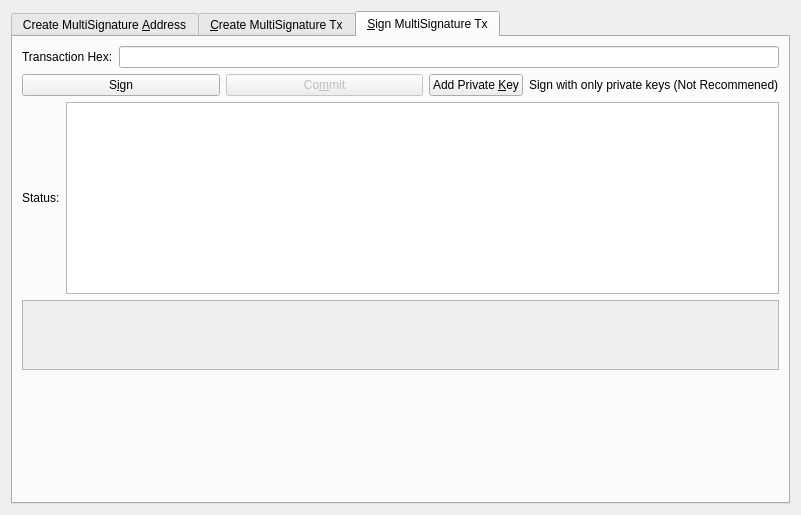
<?xml version="1.0" encoding="UTF-8"?>
<ui version="4.0">
 <class>MultisigDialog</class>
 <widget class="QDialog" name="MultisigDialog">
  <property name="geometry">
   <rect>
    <x>0</x>
    <y>0</y>
    <width>801</width>
    <height>515</height>
   </rect>
  </property>
  <property name="sizePolicy">
   <sizepolicy hsizetype="Fixed" vsizetype="Fixed">
    <horstretch>0</horstretch>
    <verstretch>0</verstretch>
   </sizepolicy>
  </property>
  <property name="windowTitle">
   <string>Multisignature Address Interactions</string>
  </property>
  <layout class="QVBoxLayout" name="verticalLayout_8">
   <item>
    <widget class="QTabWidget" name="multisigTabWidget">
     <property name="layoutDirection">
      <enum>Qt::LeftToRight</enum>
     </property>
     <property name="styleSheet">
      <string notr="true"/>
     </property>
     <property name="currentIndex">
      <number>2</number>
     </property>
     <widget class="QWidget" name="addMultisigTab">
      <property name="sizePolicy">
       <sizepolicy hsizetype="Minimum" vsizetype="Minimum">
        <horstretch>0</horstretch>
        <verstretch>0</verstretch>
       </sizepolicy>
      </property>
      <attribute name="title">
       <string>Create MultiSignature &amp;Address</string>
      </attribute>
      <layout class="QVBoxLayout" name="verticalLayout">
       <item>
        <layout class="QHBoxLayout" name="enterMLayout">
         <item>
          <widget class="QSpinBox" name="enterMSpinbox">
           <property name="sizePolicy">
            <sizepolicy hsizetype="Fixed" vsizetype="Fixed">
             <horstretch>0</horstretch>
             <verstretch>0</verstretch>
            </sizepolicy>
           </property>
           <property name="toolTip">
            <string>How many people must sign to verify a transaction</string>
           </property>
           <property name="minimum">
            <number>1</number>
           </property>
           <property name="maximum">
            <number>15</number>
           </property>
           <property name="value">
            <number>1</number>
           </property>
          </widget>
         </item>
         <item>
          <widget class="QLabel" name="enterMLabel">
           <property name="text">
            <string>Enter the minimum number of signatures required to sign transactions</string>
           </property>
          </widget>
         </item>
        </layout>
       </item>
       <item>
        <layout class="QHBoxLayout" name="addressLabelLayout">
         <item>
          <widget class="QLabel" name="addressLableLabel">
           <property name="text">
            <string>Address Label:</string>
           </property>
          </widget>
         </item>
         <item>
          <widget class="QLineEdit" name="multisigAddressLabel"/>
         </item>
        </layout>
       </item>
       <item>
        <layout class="QHBoxLayout" name="addAddressLayout">
         <item>
          <widget class="QPushButton" name="addAddressButton">
           <property name="toolTip">
            <string>Add another address that could sign to verify a transaction from the multisig address.</string>
           </property>
           <property name="text">
            <string>&amp;Add Address / Key</string>
           </property>
           <property name="autoDefault">
            <bool>false</bool>
           </property>
          </widget>
         </item>
         <item>
          <widget class="QLabel" name="addAddressLabel">
           <property name="sizePolicy">
            <sizepolicy hsizetype="Preferred" vsizetype="Fixed">
             <horstretch>0</horstretch>
             <verstretch>0</verstretch>
            </sizepolicy>
           </property>
           <property name="text">
            <string>Local addresses or public keys that can sign:</string>
           </property>
          </widget>
         </item>
         <item>
          <spacer name="addAddressSpacer_2">
           <property name="orientation">
            <enum>Qt::Horizontal</enum>
           </property>
           <property name="sizeHint" stdset="0">
            <size>
             <width>40</width>
             <height>10</height>
            </size>
           </property>
          </spacer>
         </item>
        </layout>
       </item>
       <item>
        <widget class="QScrollArea" name="addAddressScrollArea">
         <property name="sizePolicy">
          <sizepolicy hsizetype="Preferred" vsizetype="Expanding">
           <horstretch>0</horstretch>
           <verstretch>0</verstretch>
          </sizepolicy>
         </property>
         <property name="styleSheet">
          <string notr="true">border:0;</string>
         </property>
         <property name="widgetResizable">
          <bool>true</bool>
         </property>
         <widget class="QWidget" name="addAddressWidget">
          <property name="geometry">
           <rect>
            <x>0</x>
            <y>0</y>
            <width>761</width>
            <height>166</height>
           </rect>
          </property>
          <layout class="QVBoxLayout" name="verticalLayout_5">
           <item>
            <layout class="QVBoxLayout" name="addressList"/>
           </item>
           <item>
            <spacer name="verticalSpacer">
             <property name="orientation">
              <enum>Qt::Vertical</enum>
             </property>
             <property name="sizeHint" stdset="0">
              <size>
               <width>20</width>
               <height>40</height>
              </size>
             </property>
            </spacer>
           </item>
          </layout>
         </widget>
        </widget>
       </item>
       <item>
        <layout class="QHBoxLayout" name="addMultisigLayout">
         <item>
          <widget class="QPushButton" name="addMultisigButton">
           <property name="sizePolicy">
            <sizepolicy hsizetype="Preferred" vsizetype="Fixed">
             <horstretch>0</horstretch>
             <verstretch>0</verstretch>
            </sizepolicy>
           </property>
           <property name="toolTip">
            <string>Create a new multisig address</string>
           </property>
           <property name="toolTipDuration">
            <number>-3</number>
           </property>
           <property name="text">
            <string>C&amp;reate</string>
           </property>
           <property name="autoDefault">
            <bool>false</bool>
           </property>
          </widget>
         </item>
         <item>
          <widget class="QLabel" name="label">
           <property name="text">
            <string>Status:</string>
           </property>
          </widget>
         </item>
         <item>
          <widget class="QTextEdit" name="addMultisigStatus">
           <property name="sizePolicy">
            <sizepolicy hsizetype="Expanding" vsizetype="Fixed">
             <horstretch>0</horstretch>
             <verstretch>0</verstretch>
            </sizepolicy>
           </property>
           <property name="maximumSize">
            <size>
             <width>16777215</width>
             <height>75</height>
            </size>
           </property>
           <property name="readOnly">
            <bool>true</bool>
           </property>
           <property name="textInteractionFlags">
            <set>Qt::TextSelectableByKeyboard|Qt::TextSelectableByMouse</set>
           </property>
          </widget>
         </item>
        </layout>
       </item>
       <item>
        <widget class="QLabel" name="label_2">
         <property name="sizePolicy">
          <sizepolicy hsizetype="Preferred" vsizetype="Preferred">
           <horstretch>0</horstretch>
           <verstretch>0</verstretch>
          </sizepolicy>
         </property>
         <property name="text">
          <string>Use below to quickly import an address by its redeem. Don't forget to add a label before clicking import!
Keep in mind, the wallet will rescan the blockchain to find transactions containing the new address.
Please be patient after clicking import.</string>
         </property>
         <property name="scaledContents">
          <bool>false</bool>
         </property>
         <property name="wordWrap">
          <bool>true</bool>
         </property>
        </widget>
       </item>
       <item>
        <layout class="QHBoxLayout" name="importLayout">
         <item>
          <widget class="QPushButton" name="importAddressButton">
           <property name="sizePolicy">
            <sizepolicy hsizetype="Fixed" vsizetype="Fixed">
             <horstretch>0</horstretch>
             <verstretch>0</verstretch>
            </sizepolicy>
           </property>
           <property name="text">
            <string>&amp;Import Redeem</string>
           </property>
          </widget>
         </item>
         <item>
          <widget class="QLineEdit" name="importRedeem">
           <property name="sizePolicy">
            <sizepolicy hsizetype="Preferred" vsizetype="Fixed">
             <horstretch>0</horstretch>
             <verstretch>0</verstretch>
            </sizepolicy>
           </property>
          </widget>
         </item>
        </layout>
       </item>
      </layout>
     </widget>
     <widget class="QWidget" name="createTransactionTab">
      <attribute name="title">
       <string>&amp;Create MultiSignature Tx</string>
      </attribute>
      <layout class="QVBoxLayout" name="verticalLayout_3">
       <item>
        <layout class="QHBoxLayout" name="horizontalLayout_2">
         <item>
          <layout class="QVBoxLayout" name="createTxLayout">
           <item>
            <layout class="QHBoxLayout" name="addTxInputLayout">
             <item>
              <widget class="QLabel" name="addTxInputLabel">
               <property name="sizePolicy">
                <sizepolicy hsizetype="Fixed" vsizetype="Preferred">
                 <horstretch>0</horstretch>
                 <verstretch>0</verstretch>
                </sizepolicy>
               </property>
               <property name="text">
                <string>Inputs:</string>
               </property>
              </widget>
             </item>
             <item>
              <widget class="QPushButton" name="pushButtonCoinControl">
               <property name="sizePolicy">
                <sizepolicy hsizetype="Preferred" vsizetype="Fixed">
                 <horstretch>0</horstretch>
                 <verstretch>0</verstretch>
                </sizepolicy>
               </property>
               <property name="text">
                <string>Coin Control</string>
               </property>
              </widget>
             </item>
             <item>
              <layout class="QFormLayout" name="formLayout_2">
               <property name="rightMargin">
                <number>10</number>
               </property>
               <item row="0" column="0">
                <widget class="QLabel" name="labelQuantity">
                 <property name="text">
                  <string>Quantity Selected:</string>
                 </property>
                </widget>
               </item>
               <item row="0" column="1">
                <widget class="QLabel" name="labelQuantity_int">
                 <property name="text">
                  <string>0</string>
                 </property>
                </widget>
               </item>
               <item row="1" column="0">
                <widget class="QLabel" name="labelAmount">
                 <property name="text">
                  <string>Amount:</string>
                 </property>
                </widget>
               </item>
               <item row="1" column="1">
                <widget class="QLabel" name="labelAmount_int">
                 <property name="text">
                  <string>0</string>
                 </property>
                </widget>
               </item>
              </layout>
             </item>
             <item>
              <widget class="QPushButton" name="addInputButton">
               <property name="sizePolicy">
                <sizepolicy hsizetype="Preferred" vsizetype="Fixed">
                 <horstretch>0</horstretch>
                 <verstretch>0</verstretch>
                </sizepolicy>
               </property>
               <property name="toolTip">
                <string>Add an input to fund the outputs</string>
               </property>
               <property name="text">
                <string>Add a Raw Input</string>
               </property>
               <property name="icon">
                <iconset>
                 <normaloff>:/css/default</normaloff>:/css/default</iconset>
               </property>
              </widget>
             </item>
            </layout>
           </item>
           <item>
            <widget class="QScrollArea" name="txInputsScrollArea">
             <property name="sizePolicy">
              <sizepolicy hsizetype="Preferred" vsizetype="Expanding">
               <horstretch>0</horstretch>
               <verstretch>0</verstretch>
              </sizepolicy>
             </property>
             <property name="styleSheet">
              <string notr="true">border:0;</string>
             </property>
             <property name="lineWidth">
              <number>0</number>
             </property>
             <property name="widgetResizable">
              <bool>true</bool>
             </property>
             <widget class="QWidget" name="txInputsWidget">
              <property name="geometry">
               <rect>
                <x>0</x>
                <y>0</y>
                <width>749</width>
                <height>134</height>
               </rect>
              </property>
              <layout class="QVBoxLayout" name="verticalLayout_7">
               <item>
                <layout class="QVBoxLayout" name="inputsList"/>
               </item>
               <item>
                <spacer name="txInputsSpacer">
                 <property name="orientation">
                  <enum>Qt::Vertical</enum>
                 </property>
                 <property name="sizeHint" stdset="0">
                  <size>
                   <width>20</width>
                   <height>80</height>
                  </size>
                 </property>
                </spacer>
               </item>
              </layout>
             </widget>
            </widget>
           </item>
           <item>
            <layout class="QHBoxLayout" name="addDestinationLayout">
             <item>
              <widget class="QLabel" name="addDestinationLabel">
               <property name="text">
                <string>Address / Amount:</string>
               </property>
              </widget>
             </item>
             <item>
              <widget class="QPushButton" name="addDestinationButton">
               <property name="sizePolicy">
                <sizepolicy hsizetype="Fixed" vsizetype="Fixed">
                 <horstretch>0</horstretch>
                 <verstretch>0</verstretch>
                </sizepolicy>
               </property>
               <property name="toolTip">
                <string>Add destinations to send VPX to</string>
               </property>
               <property name="text">
                <string>Add &amp;Destination</string>
               </property>
              </widget>
             </item>
             <item>
              <spacer name="addDestinationHorizontalSpacer">
               <property name="orientation">
                <enum>Qt::Horizontal</enum>
               </property>
               <property name="sizeHint" stdset="0">
                <size>
                 <width>40</width>
                 <height>20</height>
                </size>
               </property>
              </spacer>
             </item>
            </layout>
           </item>
           <item>
            <widget class="QScrollArea" name="destionationsScrollArea">
             <property name="sizePolicy">
              <sizepolicy hsizetype="Expanding" vsizetype="Expanding">
               <horstretch>0</horstretch>
               <verstretch>0</verstretch>
              </sizepolicy>
             </property>
             <property name="styleSheet">
              <string notr="true">border:0;</string>
             </property>
             <property name="widgetResizable">
              <bool>true</bool>
             </property>
             <widget class="QWidget" name="destinationsScrollAreaContents">
              <property name="geometry">
               <rect>
                <x>0</x>
                <y>0</y>
                <width>749</width>
                <height>134</height>
               </rect>
              </property>
              <layout class="QVBoxLayout" name="verticalLayout_11">
               <item>
                <layout class="QVBoxLayout" name="destinationsList"/>
               </item>
               <item>
                <spacer name="destinationsSpacer">
                 <property name="orientation">
                  <enum>Qt::Vertical</enum>
                 </property>
                 <property name="sizeHint" stdset="0">
                  <size>
                   <width>20</width>
                   <height>20</height>
                  </size>
                 </property>
                </spacer>
               </item>
              </layout>
             </widget>
            </widget>
           </item>
           <item>
            <layout class="QHBoxLayout" name="horizontalLayout_4">
             <item>
              <widget class="QPushButton" name="createButton">
               <property name="sizePolicy">
                <sizepolicy hsizetype="Fixed" vsizetype="Fixed">
                 <horstretch>0</horstretch>
                 <verstretch>0</verstretch>
                </sizepolicy>
               </property>
               <property name="minimumSize">
                <size>
                 <width>150</width>
                 <height>0</height>
                </size>
               </property>
               <property name="toolTip">
                <string>Create a transaction object using the given inputs to the given outputs</string>
               </property>
               <property name="text">
                <string>Cr&amp;eate</string>
               </property>
               <property name="autoDefault">
                <bool>false</bool>
               </property>
               <property name="default">
                <bool>true</bool>
               </property>
              </widget>
             </item>
             <item>
              <widget class="QLabel" name="createButtonLabel">
               <property name="sizePolicy">
                <sizepolicy hsizetype="Fixed" vsizetype="Preferred">
                 <horstretch>0</horstretch>
                 <verstretch>0</verstretch>
                </sizepolicy>
               </property>
               <property name="text">
                <string>Status:</string>
               </property>
               <property name="alignment">
                <set>Qt::AlignRight|Qt::AlignTrailing|Qt::AlignVCenter</set>
               </property>
              </widget>
             </item>
             <item>
              <widget class="QTextEdit" name="createButtonStatus">
               <property name="sizePolicy">
                <sizepolicy hsizetype="Expanding" vsizetype="Minimum">
                 <horstretch>0</horstretch>
                 <verstretch>0</verstretch>
                </sizepolicy>
               </property>
               <property name="maximumSize">
                <size>
                 <width>16777215</width>
                 <height>16777215</height>
                </size>
               </property>
               <property name="sizeAdjustPolicy">
                <enum>QAbstractScrollArea::AdjustToContents</enum>
               </property>
               <property name="readOnly">
                <bool>true</bool>
               </property>
              </widget>
             </item>
            </layout>
           </item>
          </layout>
         </item>
         <item>
          <layout class="QHBoxLayout" name="horizontalLayout_3"/>
         </item>
        </layout>
       </item>
      </layout>
     </widget>
     <widget class="QWidget" name="signMultisigTransaction">
      <property name="styleSheet">
       <string notr="true">txScrollArea:{
	border: 1px solid #5b4c7c;
}
keyScrollArea:{
	border: 1px solid #5b4c7c;
}
txScrollArea:{
	border: 1px solid #5b4c7c;
}</string>
      </property>
      <attribute name="title">
       <string>&amp;Sign MultiSignature Tx</string>
      </attribute>
      <layout class="QVBoxLayout" name="verticalLayout_4">
       <item>
        <layout class="QHBoxLayout" name="transactionHexLayout">
         <item>
          <widget class="QLabel" name="transactionHexLabel">
           <property name="text">
            <string>Transaction Hex:</string>
           </property>
          </widget>
         </item>
         <item>
          <widget class="QLineEdit" name="transactionHex">
           <property name="toolTip">
            <string/>
           </property>
          </widget>
         </item>
        </layout>
       </item>
       <item>
        <layout class="QHBoxLayout" name="horizontalLayout">
         <item>
          <layout class="QVBoxLayout" name="verticalLayout_2">
           <item>
            <layout class="QHBoxLayout" name="horizontalLayout_7">
             <item>
              <widget class="QPushButton" name="signButton">
               <property name="sizePolicy">
                <sizepolicy hsizetype="Preferred" vsizetype="Fixed">
                 <horstretch>0</horstretch>
                 <verstretch>0</verstretch>
                </sizepolicy>
               </property>
               <property name="minimumSize">
                <size>
                 <width>150</width>
                 <height>0</height>
                </size>
               </property>
               <property name="toolTip">
                <string>Sign the transaction from this wallet or from provided private keys</string>
               </property>
               <property name="text">
                <string>S&amp;ign</string>
               </property>
               <property name="autoDefault">
                <bool>false</bool>
               </property>
               <property name="default">
                <bool>true</bool>
               </property>
              </widget>
             </item>
             <item>
              <widget class="QPushButton" name="commitButton">
               <property name="enabled">
                <bool>false</bool>
               </property>
               <property name="sizePolicy">
                <sizepolicy hsizetype="Preferred" vsizetype="Fixed">
                 <horstretch>0</horstretch>
                 <verstretch>0</verstretch>
                </sizepolicy>
               </property>
               <property name="toolTip">
                <string>&lt;html&gt;&lt;head/&gt;&lt;body&gt;&lt;p&gt;DISABLED until transaction has been signed enough times.&lt;/p&gt;&lt;/body&gt;&lt;/html&gt;</string>
               </property>
               <property name="autoFillBackground">
                <bool>false</bool>
               </property>
               <property name="text">
                <string>Co&amp;mmit</string>
               </property>
               <property name="autoDefault">
                <bool>true</bool>
               </property>
              </widget>
             </item>
             <item>
              <layout class="QHBoxLayout" name="addPrivKeyLayout">
               <item>
                <widget class="QPushButton" name="addPrivKeyButton">
                 <property name="sizePolicy">
                  <sizepolicy hsizetype="Fixed" vsizetype="Fixed">
                   <horstretch>0</horstretch>
                   <verstretch>0</verstretch>
                  </sizepolicy>
                 </property>
                 <property name="toolTip">
                  <string>Add private keys to sign the transaction with</string>
                 </property>
                 <property name="text">
                  <string>Add Private &amp;Key</string>
                 </property>
                </widget>
               </item>
               <item>
                <widget class="QLabel" name="addPrivKeyLabel">
                 <property name="text">
                  <string>Sign with only private keys (Not Recommened)</string>
                 </property>
                </widget>
               </item>
              </layout>
             </item>
            </layout>
           </item>
           <item>
            <layout class="QHBoxLayout" name="horizontalLayout_5">
             <item>
              <widget class="QLabel" name="signButtonStatusLabel">
               <property name="text">
                <string>Status:</string>
               </property>
              </widget>
             </item>
             <item>
              <widget class="QTextEdit" name="signButtonStatus">
               <property name="sizePolicy">
                <sizepolicy hsizetype="Expanding" vsizetype="Preferred">
                 <horstretch>0</horstretch>
                 <verstretch>0</verstretch>
                </sizepolicy>
               </property>
               <property name="maximumSize">
                <size>
                 <width>16777215</width>
                 <height>16777215</height>
                </size>
               </property>
               <property name="verticalScrollBarPolicy">
                <enum>Qt::ScrollBarAsNeeded</enum>
               </property>
               <property name="readOnly">
                <bool>true</bool>
               </property>
               <property name="textInteractionFlags">
                <set>Qt::TextSelectableByKeyboard|Qt::TextSelectableByMouse</set>
               </property>
              </widget>
             </item>
            </layout>
           </item>
           <item>
            <widget class="QScrollArea" name="keyScrollArea">
             <property name="sizePolicy">
              <sizepolicy hsizetype="Expanding" vsizetype="Expanding">
               <horstretch>0</horstretch>
               <verstretch>0</verstretch>
              </sizepolicy>
             </property>
             <property name="sizeAdjustPolicy">
              <enum>QAbstractScrollArea::AdjustToContents</enum>
             </property>
             <property name="widgetResizable">
              <bool>true</bool>
             </property>
             <widget class="QWidget" name="keyScrollAreaContents">
              <property name="geometry">
               <rect>
                <x>0</x>
                <y>0</y>
                <width>755</width>
                <height>73</height>
               </rect>
              </property>
              <layout class="QVBoxLayout" name="verticalLayout_9">
               <item>
                <layout class="QVBoxLayout" name="keyList"/>
               </item>
               <item>
                <spacer name="keySpacer">
                 <property name="orientation">
                  <enum>Qt::Vertical</enum>
                 </property>
                 <property name="sizeHint" stdset="0">
                  <size>
                   <width>20</width>
                   <height>40</height>
                  </size>
                 </property>
                </spacer>
               </item>
              </layout>
             </widget>
            </widget>
           </item>
          </layout>
         </item>
        </layout>
       </item>
       <item>
        <spacer name="verticalSpacer_2">
         <property name="orientation">
          <enum>Qt::Vertical</enum>
         </property>
         <property name="sizeHint" stdset="0">
          <size>
           <width>20</width>
           <height>40</height>
          </size>
         </property>
        </spacer>
       </item>
      </layout>
     </widget>
    </widget>
   </item>
  </layout>
 </widget>
 <resources>
  <include location="../privix.qrc"/>
 </resources>
 <connections/>
</ui>
